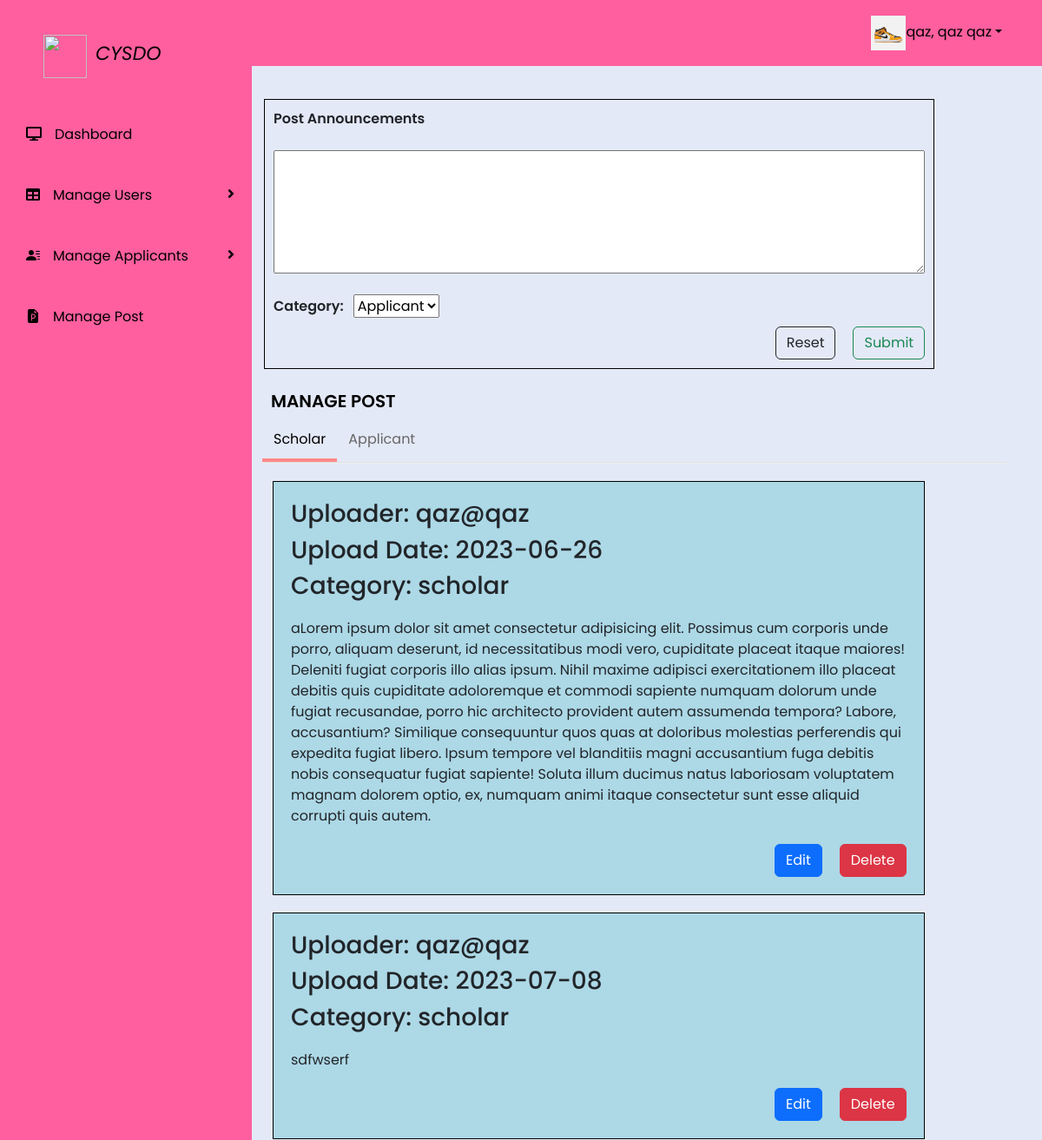
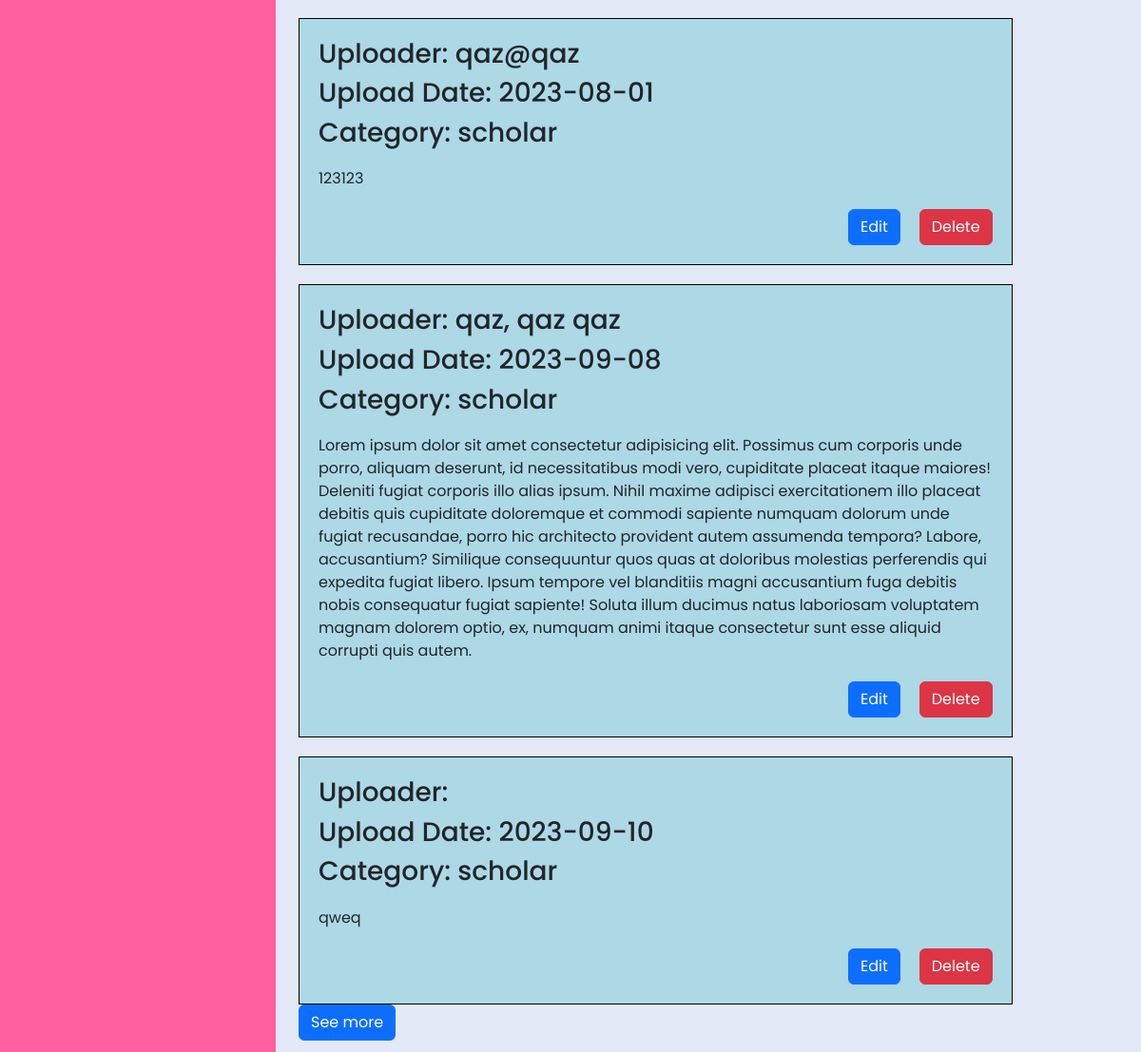
Screenshot of /pages/admin/postUpdate.php (signed in) with the database file from the repository (2 pictures, top to bottom).
### tables this page shows
CREATE TABLE `announcements` (
  `uploadId` int(11) NOT NULL,
  `uploadDate` date NOT NULL DEFAULT current_timestamp(),
  `announcement` longtext NOT NULL,
  `uploader` varchar(50) NOT NULL,
  `category` varchar(255) NOT NULL
);

### pages/admin/postUpdate.php (the view, shortened to what this page needs)
<!DOCTYPE html>
<html lang="en">
<head>
    <link href="https://cdn.jsdelivr.net/npm/bootstrap@5.3.0/dist/css/bootstrap.min.css" rel="stylesheet">
    <link rel="stylesheet" href="include/nav.css">
    <link rel="stylesheet" href="../../style/managePost.css">
</head>
<body>
    <?php
    include '../include/selectDb.php';
    if ($_SESSION['role'] === 'admin') {
        include '../../assets/template/profileNav.php';
    } elseif ($_SESSION['role'] === 'staff') {
        include '../../assets/template/staffNavi.php';
    }
    ?>
    <section class="home-section">
        <form id="postForm" method="POST" action="postUpdateDb.php">
            <label for="postText" class="bold">Post Announcements</label><br>
            <textarea id="postText" name="postText" rows="5" cols="50"></textarea><br>
            <div class="col-md-5">
            <label for="category" class="bold dropDown">Category:&nbsp;</label>
            <select id="category" name="category">
                <option value="applicant">Applicant</option>
            </select>
            </div>
            <div id="submitBtn">
                <button class="btn btn-outline-success" type="submit">Submit</button>
                <button class="btn btn-outline-dark" type="reset">Reset</button>
            </div>
        </form>
        <div class="portlet-title tabbable-line mt-3">
                <div class="caption caption-md">
                    <span class="caption-name font-color bold text-uppercase">Manage Post</span>
                </div>
            <ul class="portletNav nav nav-tabs mt-1" id="categoryButtons" role="tablist">
                    <li class="nav-item" role="presentation">
                        <button class="nav-link active" id="category-btn" data-bs-toggle="tab" data-bs-target="#scholar" type="button" role="tab" aria-controls="scholarTab" aria-selected="true">Scholar</button>
                    </li>
                    <li class="nav-item" role="presentation">
                        <button class="nav-link" id="category-btn-2" data-bs-toggle="tab" data-bs-target="#applicant" type="button" role="tab" aria-controls="ApplicantTab" aria-selected="false">Applicant</button>
                    </li>
            </ul>
        </div>
        <div class="container">
    <div class="tab-content">
        <div class="tab-pane active" id="scholar">
        <div id="scholarAnnouncementsContainer">
    <?php
    $scholarAnnouncements = mysqli_query($conn, "SELECT * FROM announcements WHERE category = 'scholar'");
    $postCounter = 0;
    if (mysqli_num_rows($scholarAnnouncements) > 0) {
        while ($row = mysqli_fetch_assoc($scholarAnnouncements)) {
            $postCounter++;
            if ($postCounter <= 5) {
                echo '<div class="postFormat scholar">';
            } else {
                echo '<div class="postFormat scholar" style="display: none;">';
            }
            echo "<section>";
            echo "<h3>Uploader: " . $row['uploader'] . "</h3>";
            echo "<h3>Upload Date: " . $row['uploadDate'] . "</h3>";
            echo "<h3>Category: " . $row['category'] . "</h3>";
            echo "</section>";
            echo "<main><p>" . nl2br($row['announcement']) . "</p></main>";
            echo "<footer>";
            echo "<a class='aBtn edit-btn btn btn-primary' href='#' data-id='" . $row['uploadId'] . "'>Edit</a>";
            echo "<a class='aBtn delete-btn btn btn-danger' href='#' data-id='" . $row['uploadId'] . "'>Delete</a>";
            echo "</footer></div>";
        }
        if ($postCounter > 5) {
            echo '<div class="see-more-container"><button class="see-more-btn btn btn-primary">See more</button></div>';
        }
    } else {
        echo "No scholar announcements found.";
    }
    ?>
</div>
        </div>
    </div>
</div>
    </section>
</body>
</html>

### assets/template/profileNav.php (shortened to what this page needs)
<?php
include '../include/dbConnection.php';
$adminId = $_SESSION['user'];
$sql = "SELECT * FROM admin WHERE full_name = '$adminId'";
$result = mysqli_query($conn, $sql);
if ($result) {
  if (mysqli_num_rows($result) > 0) {
    $row = mysqli_fetch_assoc($result);
    extract($row);
  } else {
    echo "No row found with the specified ID.";
  }
} else {
  echo "Error executing the query: " . mysqli_error($conn);
}
?>
<html lang="en" dir="ltr">
<head>
  <link rel="stylesheet" href="https://cdnjs.cloudflare.com/ajax/libs/font-awesome/5.15.1/css/all.min.css">
  <link rel="stylesheet" href="https://cdn.jsdelivr.net/npm/bootstrap-icons@1.10.5/font/bootstrap-icons.css">
  <link href='https://unpkg.com/boxicons@2.0.7/css/boxicons.min.css' rel='stylesheet'>
</head>
<body>
  <div class="navBar">
    <ul class="navProfile nav nav-pills justify-content-end">
      <li class="nav-item dropdown">
        <a class="nav-link dropdown-toggle text-black" data-bs-toggle="dropdown" href="#" role="button" aria-expanded="false"><img id="profileImage" src="../../uploads/admin/<?php echo $image ?>" style="height: 40px; width: 40px;"><?php echo $_SESSION['user']; ?></a>
      </li>
    </ul>
  </div>
  <div class="side-bar">
    <div>
      <a class="sideHead nav-link text-black" role="none" aria-expanded="false"><img src="../../assets/image/CysdoLogo.png" style="height: 50px; width: 50px;" class="sideLogo"><i class="caption">CYSDO</i></a>
    </div>
    <div class="menu">
      <div class="item"><a href="adminHome.php"><i class="fas fa-desktop"></i>Dashboard</a></div>
      <div class="item">
        <a class="sub-btn"><i class="fas fa-table"></i>Manage Users<i class="fas fa-angle-right dropdown"></i></a>
      </div>
      <div class="item">
        <a class="sub-btn"><i class="bi bi-person-lines-fill"></i></i>Manage Applicants<i class="fas fa-angle-right dropdown"></i></a>
      </div>
      <div class="item"><a href="postUpdate.php"><i class="bi bi-file-earmark-ppt-fill"></i></i>Manage Post</a></div>
    </div>
  </div>
  <section class="home-section">
  </section>
</body>
</html>

### assets/template/nav.css (style rules this page uses)
* { margin: 0; padding: 0; box-sizing: border-box; font-family: 'Poppins', sans-serif; }
body { background: #E4E9F7; }
.home-section { position: relative; background: #E4E9F7; margin-left: 50px; left: 260px; width: calc(100% - 260px); transition: all 0.5s ease; padding: 12px; }

### style/managePost.css (style rules this page uses)
* { box-sizing: border-box; margin: 0px; padding: 0px; }
li { display: list-item; }
.font-color { color: #000000; font-size: 20px; }
.bold { font-weight: 600!important; }
form { margin: 2px; padding: 10px; border: 1px solid black; display: flex; width: 90%; justify-content: flex-end; flex-direction: column; }
textarea { padding: 10px; }
#submitBtn { margin-top: 10px; display: flex; flex-direction: row-reverse; justify-content: flex-start; gap: 20px; }
.dropDown { margin-right: 3px; }
.postFormat { display: block; border: 1px solid black; margin-top: 20px; height: auto; width: 90%; }
.postFormat section { display: block; flex-direction: row; justify-content: space-between; margin: 20px; }
.postFormat.scholar { background-color: #add8e6; margin-top: 20px; display: block; }
main { margin: 10px 20px; display: block; }
footer { margin-top: 10px; display: flex; justify-content: flex-end; gap: 20px; margin: 20px; }
.portlet-title { border-bottom: 1px solid #eee; padding: 0; margin-bottom: 10px; min-height: 66px; border-radius: 4px 4px 0 0; }
.portlet-title { padding: 0; min-height: 48px; }
.portlet-title .portletNav li button { background: 0 0; margin: 5px 0 0 1px; border: 0; padding: 8px 10px; color: #080808; }
.portlet-title .portletNav li button { margin: 0; padding: 12px 13px 10px; font-size: 16px; color: #666; }
.tabbable-line .portletNav { margin: 0; }
.tabbable-line .portletNav li .active { background: 0 0; border-bottom: 4px solid #ff8989; position: relative; }

### assets/template/profileNav.php (style rules this page uses)
* { margin: 0; padding: 0; box-sizing: border-box; font-family: "Poppins", sans-serif; }
body { background-color: whitesmoke; background-size: cover; background-position: center; }
.side-bar { background: #FF5F9E; width: 290px; height: 100%; position: fixed; top: 0; overflow-y: auto; }
.navBar { background: #FF5F9E; padding-top: 10px; padding-bottom: 10px; justify-content: end; }
.navProfile { margin-right: 30px; }
.side-bar .menu { width: 100%; margin-top: 30px; }
.side-bar .menu .item { position: relative; cursor: pointer; }
.side-bar .menu .item a { color: #000; font-size: 16px; text-decoration: none; display: block; padding: 5px 30px; line-height: 60px; }
.side-bar .menu .item i { margin-right: 15px; }
.side-bar .menu .item a .dropdown { position: absolute; right: 0; margin: 20px; transition: 0.3s ease; }
.caption { margin-top: 20px; margin-left: 10px; font-size: 22px; }
.sideLogo { margin-left: 20px; }
.sideHead { margin-top: 40px; margin-left: 30px; }
.home-section { position: relative; background: #E4E9F7; margin-left: 20px; left: 270px; width: calc(100% - 280px); transition: all 0.5s ease; padding: 12px; padding-right: 50px; }

### rows the page displays
announcements: uploader "qaz@qaz", uploadDate "2023-06-26", category "scholar", announcement "aLorem ipsum dolor sit amet consectetur adipisicing elit. Possimus cum corporis unde porro, aliquam deserunt, id necessitatibus modi vero, cupiditate placeat itaque maiores! Deleniti fugiat corporis illo alias ipsum. Nihil maxime adipisci exercitationem illo placeat debitis quis cupiditate adoloremque et commodi sapiente numquam dolorum unde fugiat recusandae, porro hic architecto provident autem assumenda tempora? Labore, accusantium? Similique consequuntur quos quas at doloribus molestias perferendis qui expedita fugiat libero. Ipsum tempore vel blanditiis magni accusantium fuga debitis nobis consequatur fugiat sapiente! Soluta illum ducimus natus laboriosam voluptatem magnam dolorem…"
announcements: uploader "qaz@qaz", uploadDate "2023-07-08", category "scholar", announcement "sdfwserf"
announcements: uploader "qaz@qaz", uploadDate "2023-08-01", category "scholar", announcement "123123"
announcements: uploader "qaz, qaz qaz", uploadDate "2023-09-08", category "scholar", announcement "Lorem ipsum dolor sit amet consectetur adipisicing elit. Possimus cum corporis unde porro, aliquam deserunt, id necessitatibus modi vero, cupiditate placeat itaque maiores! Deleniti fugiat corporis illo alias ipsum. Nihil maxime adipisci exercitationem illo placeat debitis quis cupiditate doloremque et commodi sapiente numquam dolorum unde fugiat recusandae, porro hic architecto provident autem assumenda tempora? Labore, accusantium? Similique consequuntur quos quas at doloribus molestias perferendis qui expedita fugiat libero. Ipsum tempore vel blanditiis magni accusantium fuga debitis nobis consequatur fugiat sapiente! Soluta illum ducimus natus laboriosam voluptatem magnam dolorem optio,…"
announcements: uploadDate "2023-09-10", category "scholar", announcement "qweq"

### other values shown
$_SESSION['user'] "qaz, qaz qaz"
